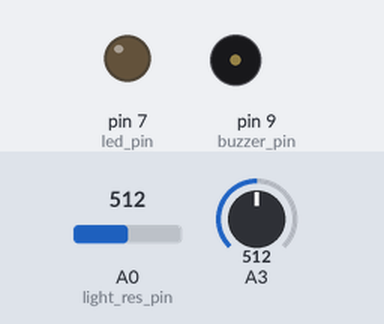
Simulated run of this sketch. Board: Arduino Leonardo, built with avr-gcc and run on an emulated ATmega32U4. Parts: output pins drawn as LEDs (lit = HIGH), buzzer (waves = sounding). The test bench sets the inputs (shaded band); at power-on: A0 (light_res_pin) = 512, A3 = 512. WiFi joins after 1.5 s; servers stay silent unless stated; what the sketch prints to the serial monitor is not drawn.

Above: at 3.7 s.
3.8 s: A0 (light_res_pin) set to 466
17.7 s: A0 (light_res_pin) set to 442
At 28.9 s:
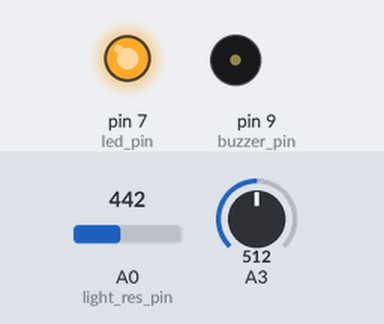
31.0 s: A0 (light_res_pin) set to 460
At 41.6 s:
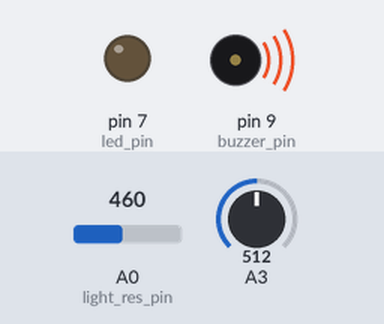
43.3 s: A0 (light_res_pin) set to 440
At 54.2 s:
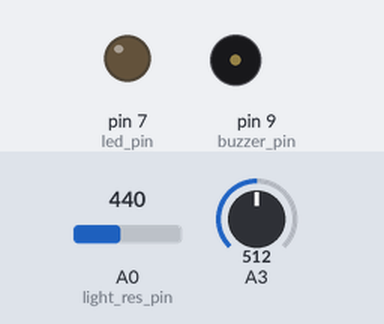
Timing chart, 0 to 55.7 s (numbered marks = the images above; inputs shaded):
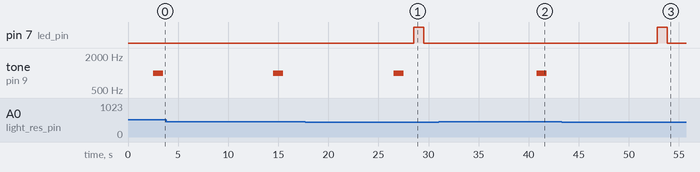

The sketch:

main.ino
```cpp
#include <Ethernet.h>
#include "secrets.h"
#include "ThingSpeak.h" // always include thingspeak header file after other header files and custom macros

byte mac[] = SECRET_MAC;

// Set the static IP address to use if the DHCP fails to assign
IPAddress ip(192, 168, 0, 177);
IPAddress myDns(192, 168, 0, 1);

EthernetClient client;

//channel number
unsigned long channelnumber = 1817654;
//private write key
const char * mywriteapikey = "C47G1D0L181NLKNE";

/* variables */

//initialize variables
float tempK=0,tempC=0;
int light_res_pin = 0;
int led_pin = 7;
int buzzer_pin = 9;
int light_value;
//flag to initiate buzzer
int buzz_init=0;


void setup() {
  Ethernet.init(10);  // Most Arduino Ethernet hardware
  Serial.begin(115200);  //Initialize serial
  while (!Serial) {
    ; // wait for serial port to connect. Needed for Leonardo native USB port only
  }

  // start the Ethernet connection:
  Serial.println("Initialize Ethernet with DHCP:");
  if (Ethernet.begin(mac) == 0) {
    Serial.println("Failed to configure Ethernet using DHCP");
    // Check for Ethernet hardware present
    if (Ethernet.hardwareStatus() == EthernetNoHardware) {
      Serial.println("Ethernet shield was not found.  Sorry, can't run without hardware. :(");
      while (true) {
        delay(1); // do nothing, no point running without Ethernet hardware
      }
    }
    if (Ethernet.linkStatus() == LinkOFF) {
      Serial.println("Ethernet cable is not connected.");
    }
    // try to congifure using IP address instead of DHCP:
    Ethernet.begin(mac, ip, myDns);
  } else {
    Serial.print("  DHCP assigned IP ");
    Serial.println(Ethernet.localIP());
  }
  // give the Ethernet shield a second to initialize:
  delay(1000);

  // Initialize ThingSpeak server
  ThingSpeak.begin(client);

  //set pin 7 to output for led
  pinMode(led_pin, OUTPUT);

  //set pin 9 to output for buzzer
  pinMode(buzzer_pin, OUTPUT);


}

void loop() {
  //read light value from sensor
  light_value = analogRead(light_res_pin);
  //read raw temp value from sensor and convert to kelvin
  tempK = analogRead(3) * 0.004882812 * 100;
  //convert temp from kelvin to celsius
  tempC = tempK - 273.15;

  //collect data until sunrise
  if(light_value<450)
  {
    if (buzz_init<1)
    {
      //tone buzzer when start collecting data
      tone(buzzer_pin, 1000);
      delay(1000);
      noTone(buzzer_pin);
      delay(1000);
      //set buzzer to flag to 1 to stop continuous buzzing
      buzz_init=1;
    }
    //blinking led
    digitalWrite(led_pin, HIGH); // turn the LED on (HIGH is the voltage level)
    delay(1000); // wait for a second
    digitalWrite(led_pin, LOW); // turn the LED off by making the voltage LOW
    delay(1000);
    //write values to ThingSpeak server
    ThingSpeak. setField(1,tempC);
    ThingSpeak. setField(2,light_value);
    ThingSpeak. writeFields(channelnumber, mywriteapikey);
  }
  else
  {
    //tone buzzer when stop collecting data
    tone(buzzer_pin, 1000);
    delay(1000);
    noTone(buzzer_pin);
    delay(1000);
  }

  delay(10000); // No need to read the counter too often.

}
```

secrets.h
```cpp
// Use this file to store all of the private credentials
// and connection details

// Enter a MAC address for your controller below.
// Newer Ethernet shields have a MAC address printed on a sticker on the shield
#define SECRET_MAC {0x90, 0xA2, 0xDA, 0x10, 0x8A, 0x52}

#define SECRET_CH_ID_WEATHER_STATION 12397	          	//MathWorks weather station

#define SECRET_CH_ID_COUNTER 298725 					//Test channel for counting
#define SECRET_READ_APIKEY_COUNTER "SODG0O2UZVGKWAWG"	//API Key for Test channel
```

Measured:
- the behaviour switches between 450 and 449 on A0 (light_res_pin) (found by bisection; images 0 and 1)
- after the input at 17.7 s, pin 7 (led_pin): LOW → HIGH after 10.8 s, → LOW 1.0 s later
- after the input at 31.0 s, pin 7 (led_pin): stays LOW (without the input it goes to HIGH after 9.8 s); tone on pin 9 (buzzer_pin): silent → 1000 Hz after 9.8 s, → silent 1.0 s later
- after the input at 43.3 s, pin 7 (led_pin): LOW → HIGH after 9.5 s, → LOW 1.0 s later; tone on pin 9 (buzzer_pin): stays silent (without the input it goes to 1000 Hz after 9.5 s)
